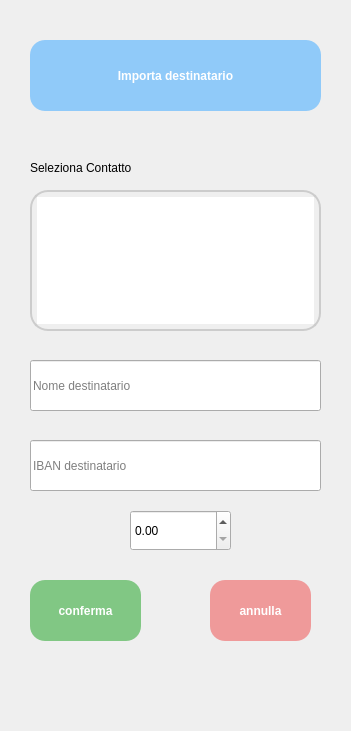
<?xml version="1.0" encoding="UTF-8"?>
<ui version="4.0">
 <class>TransferDialog</class>
 <widget class="QWidget" name="TransferDialog">
  <property name="geometry">
   <rect>
    <x>0</x>
    <y>0</y>
    <width>351</width>
    <height>731</height>
   </rect>
  </property>
  <property name="windowTitle">
   <string>TransferDialog</string>
  </property>
  <widget class="QListWidget" name="listContatti">
   <property name="geometry">
    <rect>
     <x>30</x>
     <y>190</y>
     <width>291</width>
     <height>141</height>
    </rect>
   </property>
   <property name="styleSheet">
    <string notr="true">QListWidget {
    border: 2px solid #ccc;   /* Bordo color Celeste Ghiaccio (o usa #ccc per grigio) */
    border-radius: 18px;         
    padding: 5px;               
    outline: none;            
}

QListWidget::item {
    padding: 8px;                /* spazio per rendere le righe più alte e cliccabili */
    border-radius: 10px;        
    margin-bottom: 2px;          /* spazio tra un nome e l'altro */
}

QListWidget::item:hover {
    background-color: #f0f8ff;   /
}

QListWidget::item:selected {
    background-color: #007BFF;   
    color: white;                
}</string>
   </property>
  </widget>
  <widget class="QLabel" name="label">
   <property name="geometry">
    <rect>
     <x>30</x>
     <y>160</y>
     <width>141</width>
     <height>16</height>
    </rect>
   </property>
   <property name="text">
    <string>Seleziona Contatto</string>
   </property>
  </widget>
  <widget class="QDoubleSpinBox" name="spinAmount">
   <property name="geometry">
    <rect>
     <x>130</x>
     <y>510</y>
     <width>101</width>
     <height>41</height>
    </rect>
   </property>
   <property name="maximum">
    <double>9999999999999.000000000000000</double>
   </property>
  </widget>
  <widget class="QLineEdit" name="editNome">
   <property name="geometry">
    <rect>
     <x>30</x>
     <y>360</y>
     <width>291</width>
     <height>51</height>
    </rect>
   </property>
   <property name="text">
    <string/>
   </property>
   <property name="placeholderText">
    <string>Nome destinatario</string>
   </property>
  </widget>
  <widget class="QLineEdit" name="editIban">
   <property name="geometry">
    <rect>
     <x>30</x>
     <y>440</y>
     <width>291</width>
     <height>51</height>
    </rect>
   </property>
   <property name="text">
    <string/>
   </property>
   <property name="placeholderText">
    <string>IBAN destinatario</string>
   </property>
  </widget>
  <widget class="QPushButton" name="btnOk">
   <property name="geometry">
    <rect>
     <x>30</x>
     <y>580</y>
     <width>111</width>
     <height>61</height>
    </rect>
   </property>
   <property name="styleSheet">
    <string notr="true">QPushButton {
    background-color: #81C784;  
    color: white;             
    border-radius: 15px;        
    padding: 10px;             
    font-weight: bold;
    border: none;
}

QPushButton:hover {
    background-color: #66BB6A;  
}

QPushButton:pressed {
    background-color: #4CAF50;  
}</string>
   </property>
   <property name="text">
    <string>conferma</string>
   </property>
  </widget>
  <widget class="QPushButton" name="btnCancel">
   <property name="geometry">
    <rect>
     <x>210</x>
     <y>580</y>
     <width>101</width>
     <height>61</height>
    </rect>
   </property>
   <property name="styleSheet">
    <string notr="true">QPushButton {
    background-color: #EF9A9A; 
    color: white;           
    border-radius: 15px;        
    padding: 10px;             
    font-weight: bold;
    border: none;
}

QPushButton:hover {
    background-color: #E57373;  
}

QPushButton:pressed {
    background-color: #F44336; 
}</string>
   </property>
   <property name="text">
    <string>annulla</string>
   </property>
  </widget>
  <widget class="QPushButton" name="btnImportContact">
   <property name="geometry">
    <rect>
     <x>30</x>
     <y>40</y>
     <width>291</width>
     <height>71</height>
    </rect>
   </property>
   <property name="styleSheet">
    <string notr="true">QPushButton {
    background-color: #90CAF9;  
    color: white;             
    border-radius: 15px;        
    padding: 10px;             
    font-weight: bold;
    border: none;
}

QPushButton:hover {
    background-color: #64B5F6;  
}

QPushButton:pressed {
    background-color: #2196F3;  
}</string>
   </property>
   <property name="text">
    <string>Importa destinatario</string>
   </property>
  </widget>
 </widget>
 <resources/>
 <connections/>
</ui>
